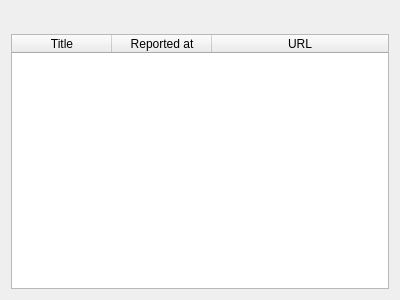
<?xml version="1.0" encoding="UTF-8"?>
<ui version="4.0">
 <class>BugReportHistoryWindow</class>
 <widget class="QWidget" name="BugReportHistoryWindow">
  <property name="geometry">
   <rect>
    <x>0</x>
    <y>0</y>
    <width>400</width>
    <height>300</height>
   </rect>
  </property>
  <property name="windowTitle">
   <string>Form</string>
  </property>
  <layout class="QVBoxLayout" name="verticalLayout">
   <item>
    <widget class="QToolBar" name="toolBar"/>
   </item>
   <item>
    <widget class="QTableWidget" name="reportsList">
     <property name="selectionMode">
      <enum>QAbstractItemView::SingleSelection</enum>
     </property>
     <property name="selectionBehavior">
      <enum>QAbstractItemView::SelectRows</enum>
     </property>
     <property name="verticalScrollMode">
      <enum>QAbstractItemView::ScrollPerPixel</enum>
     </property>
     <attribute name="horizontalHeaderStretchLastSection">
      <bool>true</bool>
     </attribute>
     <column>
      <property name="text">
       <string>Title</string>
      </property>
     </column>
     <column>
      <property name="text">
       <string>Reported at</string>
      </property>
     </column>
     <column>
      <property name="text">
       <string>URL</string>
      </property>
     </column>
    </widget>
   </item>
  </layout>
 </widget>
 <resources/>
 <connections/>
</ui>
